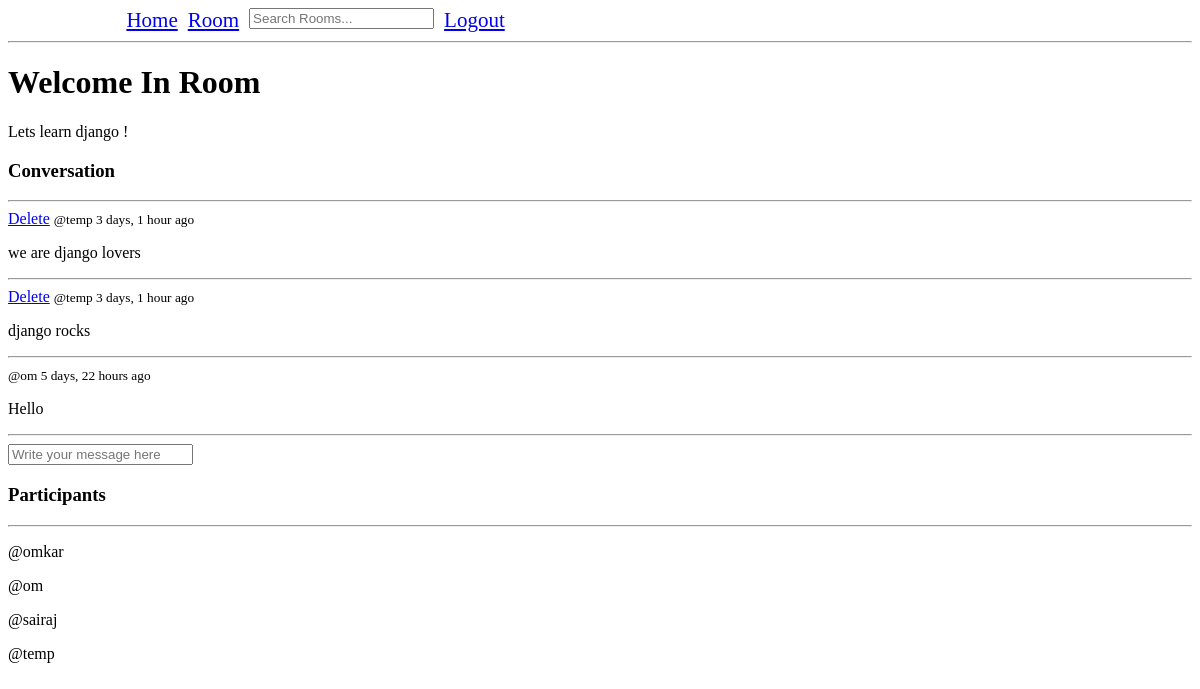
Page /room/1/ (signed in) on the earlier database version.
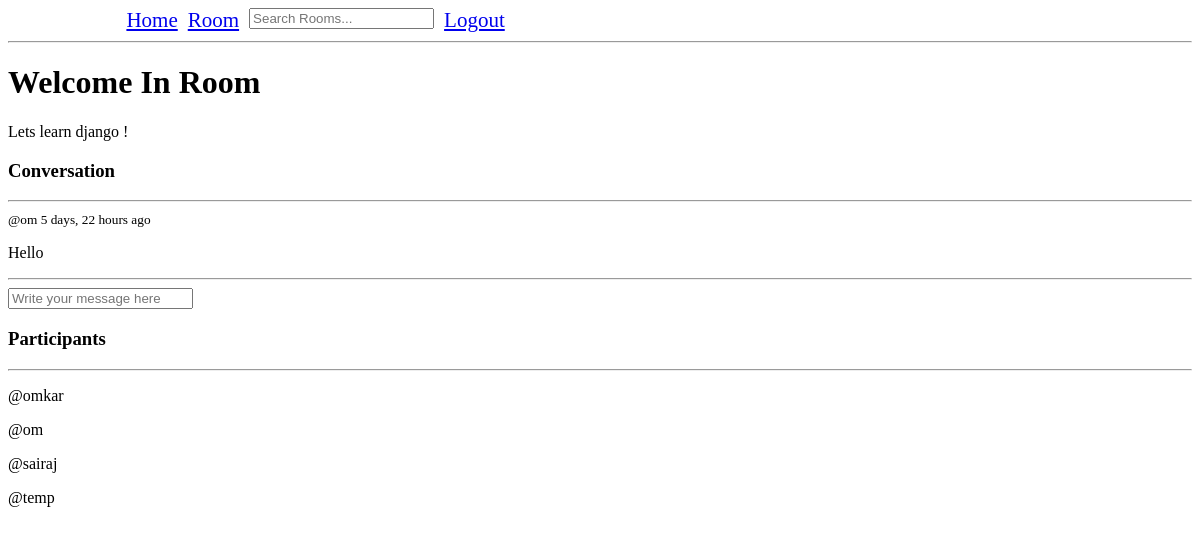
Same page on the later database version.
### base/models.py (models this page shows, shortened)
class Message(models.Model):
    class Meta:
        ordering = ['-updated', '-created']
    user = models.ForeignKey(User, on_delete = models.CASCADE)
    room = models.ForeignKey(Room, on_delete = models.CASCADE)
    body = models.TextField()
    updated = models.DateTimeField(auto_now = True)
    created = models.DateTimeField(auto_now_add = True)

### base/views.py (the view)
# urls.py: path('room/<str:room_id>/', views.room, name = "room"),
def room(request, room_id : str):
    room = Room.objects.get(id = room_id)
    room_messages = room.message_set.all()
    participants = room.participants.all()
    if request.method == 'POST':
        room_message = Message(user = request.user, room = room, body = request.POST.get('body'))
        room_message.save()
        room.participants.add(request.user)
        return redirect('room', room_id = room.id)
    context = {'room' : room, 'room_messages' : room_messages, 'participants' : participants}
    return render(request, 'base/room.html', context)

### base/templates/base/room.html (shortened to what this page needs)
{% extends 'main.html' %} {% block content %}
<div class="room-container">
  <div>
    <h1>Welcome In Room</h1>
    <p>{{room.name}}</p>
    <div class="comment-wrapper">
      <h3>Conversation</h3>
      <hr />
      {% for message in room_messages %}
      <div>
        {% if request.user == message.user %}
        <a href="{% url 'delete-message' message.id %}">Delete</a>
        {% endif %}
        <small> @{{message.user}} {{message.created|timesince}} ago </small>
        <p>{{message.body}}</p>
        <hr />
      </div>
      {% endfor %}
    </div>
    {% if request.user.is_authenticated %}
    <div class="comment-form">
      <form action="" method="post">
        <input type="text" name="body" placeholder="Write your message here" />
      </form>
    </div>
  </div>
  <div class="participants">
    <h3>Participants</h3>
    <hr />
    {% for user in participants %}
    <div>
      <p>@{{user.username}}</p>
    </div>
    {% endfor %}
  </div>
</div>
{% endif %} {% endblock content %}

Differences in the rows shown:
removed Message: shows "Delete", user "temp", created "3 days, 1 hour", body "we are django lovers"
removed Message: shows "Delete", user "temp", created "3 days, 1 hour", body "django rocks"
